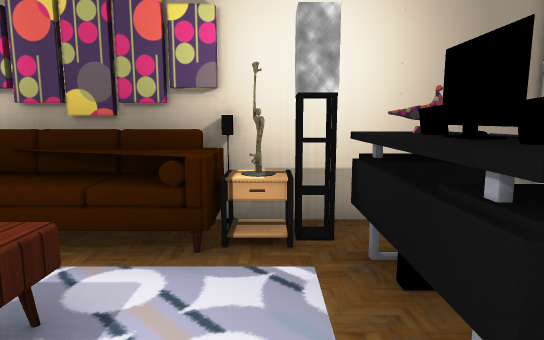
View 1 (above)

20 first-person views from a walk through a 3-D level made in the Unity game engine. The camera is 1.4 m above the floor, tilts 8° down and sees 75° across. The floor is counted in squares, 1 m on a side. Each view is taken from the middle of a square. On the plan, view 1 faces up. The plan holds only what a view shows up to about 15 squares ahead; the rest is blank. The player character is not drawn. Door leaves are left out, so doorways stand open. Some surface patterns are stand-ins.

View 2
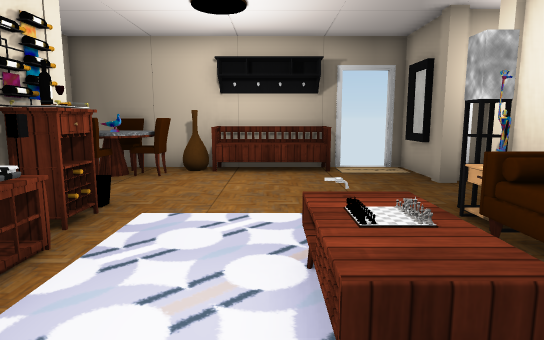

View 3
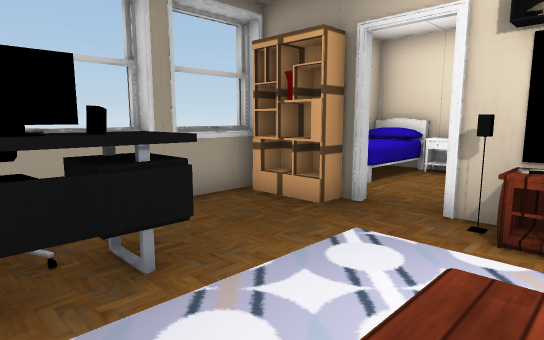

View 4
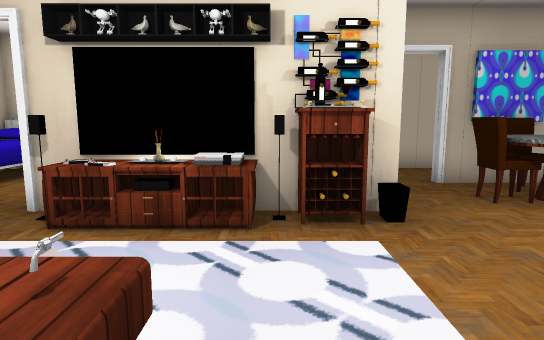

View 5
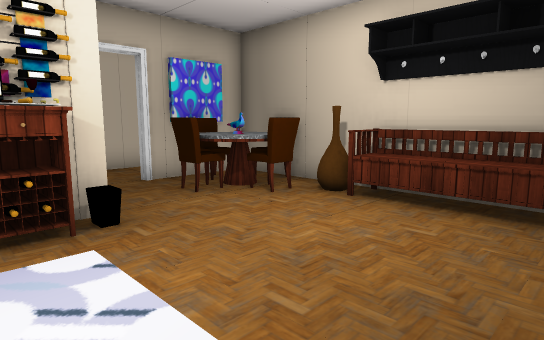

View 6
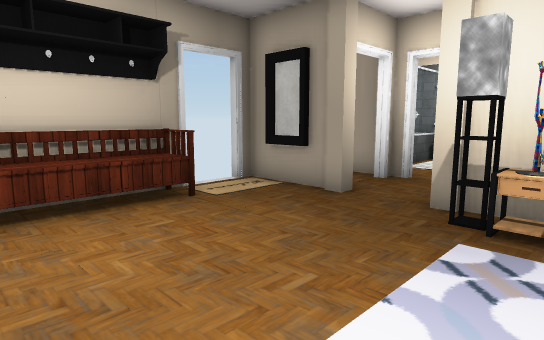

View 7
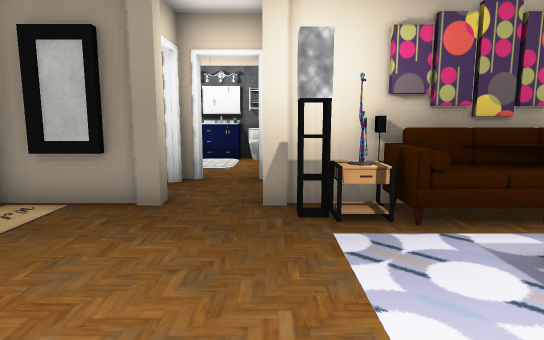

View 8
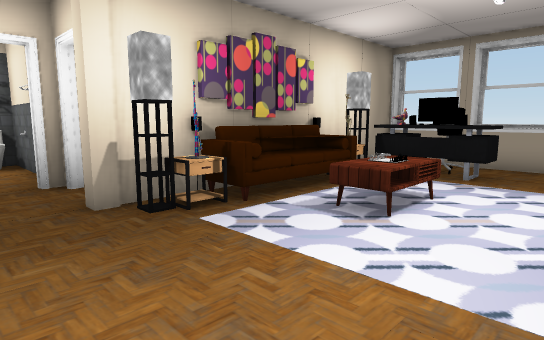

View 9
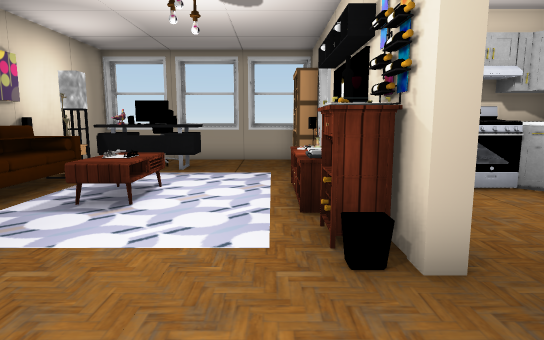

View 10
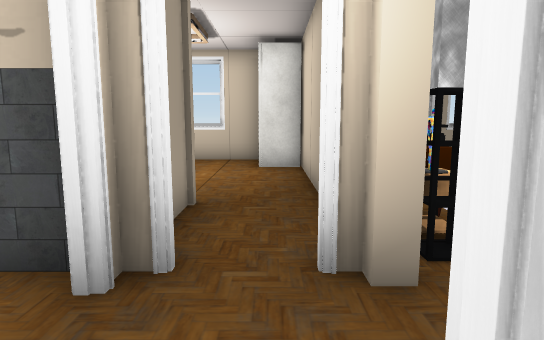

View 11
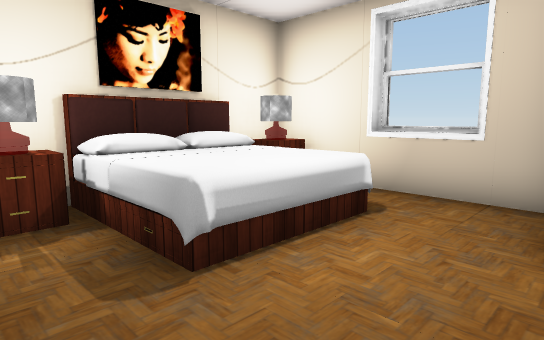

View 12
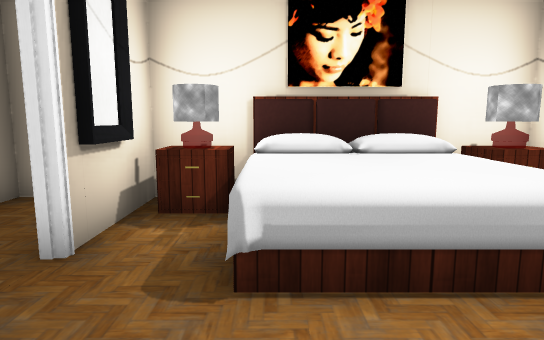

View 13
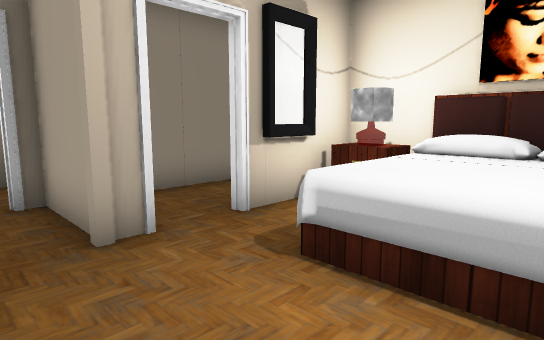

View 14
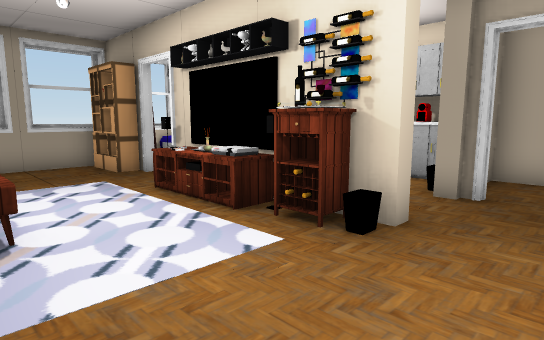

View 15
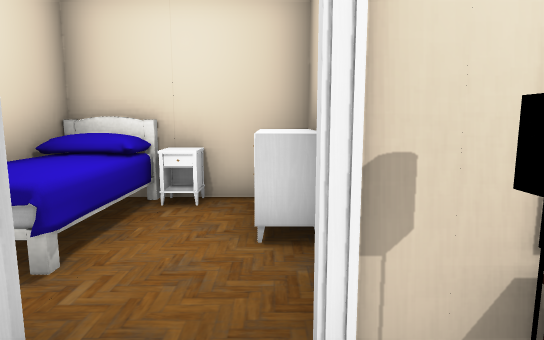

View 16
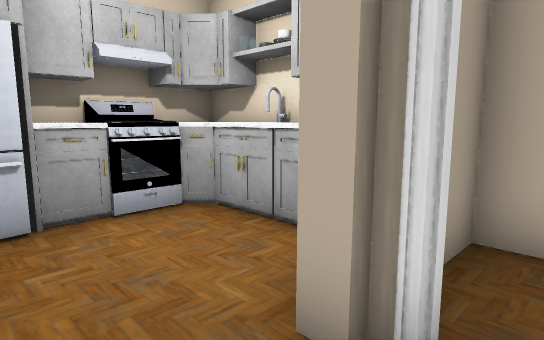

View 17
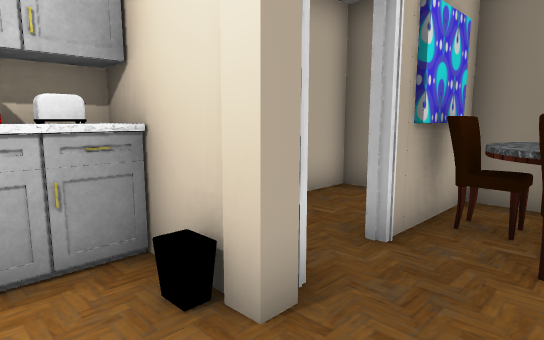

View 18
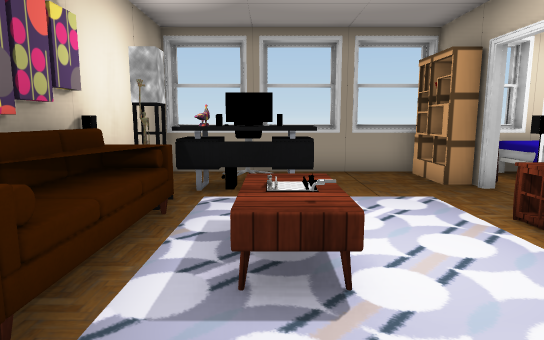

View 19
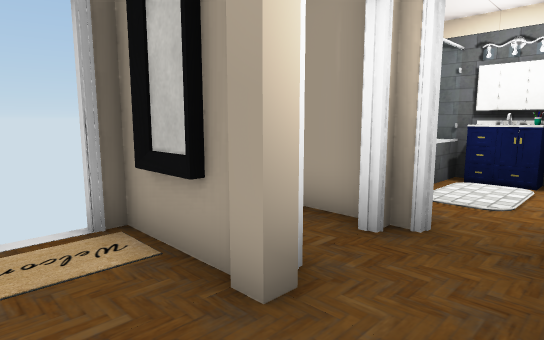

View 20
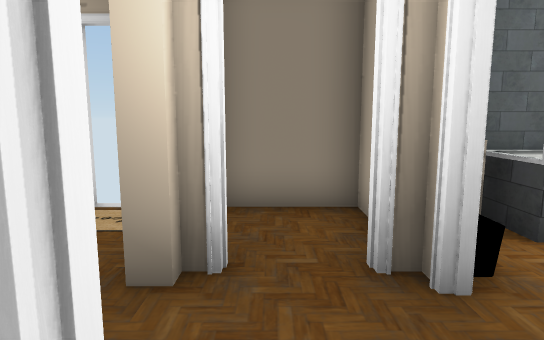

### Floor plan
Key: @ floor where view 1 was taken; # wall or solid block; . floor; D open door; = window, fence, low wall or low ledge; ^ raised ledge; S sofa; T table; M mirror; P pillar; B bench; C chair; H shelf; E bed; A TV; L closet; O other object.
Columns run from 11 left of view 1 to 4 right of it. Each row starts with its distance up from view 1.
 13  #####  ###  ###
 12   #OO#. #OEEETO#
 11  O=..#..#OEEETO#
 10 #O ..#..#.EEEE.#
  9 #O#..#..D.EEEE.=
  8 #O##D#..D......#
  7 ###DDD##P......#
  6 #..D.D.......LL#
  5 ##MP.P##########
  4 D.....TTSSTT#^.#
  3 D...........OCC#
  2 #B..... TT .OO.#
  1 #B..... TT .^..=
  0 #B.....    @...#
 -1 #O.............=
 -2 #TC...O#OAODDHH#
 -3 #CTC.P#..O#DD# #
 -4 #TCT.....#O .EE#
 -5 ####DP...#OO.#E#
 -6 #....#=..##O.EE#
 -7 #....#OO^##O^EE#
 -8 ########  ######

Positions as (right, up) in squares from view 1, and headings:
1: (0, 0), facing up
2: (0, 1), facing left
3: (-2, 3), facing down-right
4: (-4, 3), facing down
5: (-4, 3), facing down-left
6: (-4, -1), facing up-left
7: (-6, -1), facing up
8: (-8, -1), facing up-right
9: (-9, -1), facing right
10: (-9, 6), facing right
11: (-3, 6), facing up-right
12: (-1, 6), facing up
13: (1, 6), facing up-left
14: (-8, 2), facing down-right
15: (0, -1), facing down
16: (-7, -3), facing down-right
17: (-4, -3), facing down-left
18: (-6, 2), facing right
19: (-6, 3), facing up-left
20: (-5, 6), facing left
